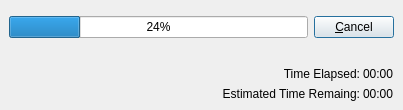
<ui version="4.0" >
 <author></author>
 <comment></comment>
 <exportmacro></exportmacro>
 <class>CProgressDialog</class>
 <widget class="QDialog" name="CProgressDialog" >
  <property name="geometry" >
   <rect>
    <x>0</x>
    <y>0</y>
    <width>403</width>
    <height>110</height>
   </rect>
  </property>
  <property name="windowTitle" >
   <string>Dialog</string>
  </property>
  <layout class="QVBoxLayout" >
   <property name="margin" >
    <number>0</number>
   </property>
   <property name="spacing" >
    <number>0</number>
   </property>
   <item>
    <widget class="QFrame" name="frame" >
     <property name="frameShape" >
      <enum>QFrame::NoFrame</enum>
     </property>
     <property name="frameShadow" >
      <enum>QFrame::Raised</enum>
     </property>
     <layout class="QHBoxLayout" >
      <property name="margin" >
       <number>9</number>
      </property>
      <property name="spacing" >
       <number>6</number>
      </property>
      <item>
       <widget class="QProgressBar" name="progressBar" >
        <property name="value" >
         <number>24</number>
        </property>
        <property name="orientation" >
         <enum>Qt::Horizontal</enum>
        </property>
       </widget>
      </item>
      <item>
       <widget class="QPushButton" name="cancelButton" >
        <property name="text" >
         <string>&amp;Cancel</string>
        </property>
       </widget>
      </item>
     </layout>
    </widget>
   </item>
   <item>
    <widget class="QFrame" name="frame_2" >
     <property name="frameShape" >
      <enum>QFrame::NoFrame</enum>
     </property>
     <property name="frameShadow" >
      <enum>QFrame::Raised</enum>
     </property>
     <layout class="QGridLayout" >
      <property name="margin" >
       <number>9</number>
      </property>
      <property name="spacing" >
       <number>3</number>
      </property>
      <item row="0" column="1" >
       <widget class="QLabel" name="label" >
        <property name="text" >
         <string>Time Elapsed:</string>
        </property>
        <property name="alignment" >
         <set>Qt::AlignRight|Qt::AlignTrailing|Qt::AlignVCenter</set>
        </property>
       </widget>
      </item>
      <item row="0" column="2" >
       <widget class="QLabel" name="timeElapsedLabel" >
        <property name="text" >
         <string>00:00</string>
        </property>
       </widget>
      </item>
      <item row="1" column="1" >
       <widget class="QLabel" name="label_3" >
        <property name="text" >
         <string>Estimated Time Remaing:</string>
        </property>
        <property name="alignment" >
         <set>Qt::AlignRight|Qt::AlignTrailing|Qt::AlignVCenter</set>
        </property>
       </widget>
      </item>
      <item row="1" column="2" >
       <widget class="QLabel" name="timeRemainingLabel" >
        <property name="text" >
         <string>00:00</string>
        </property>
       </widget>
      </item>
      <item row="0" column="0" >
       <spacer>
        <property name="orientation" >
         <enum>Qt::Horizontal</enum>
        </property>
        <property name="sizeHint" >
         <size>
          <width>40</width>
          <height>20</height>
         </size>
        </property>
       </spacer>
      </item>
     </layout>
    </widget>
   </item>
  </layout>
 </widget>
 <pixmapfunction></pixmapfunction>
 <resources/>
 <connections/>
</ui>
